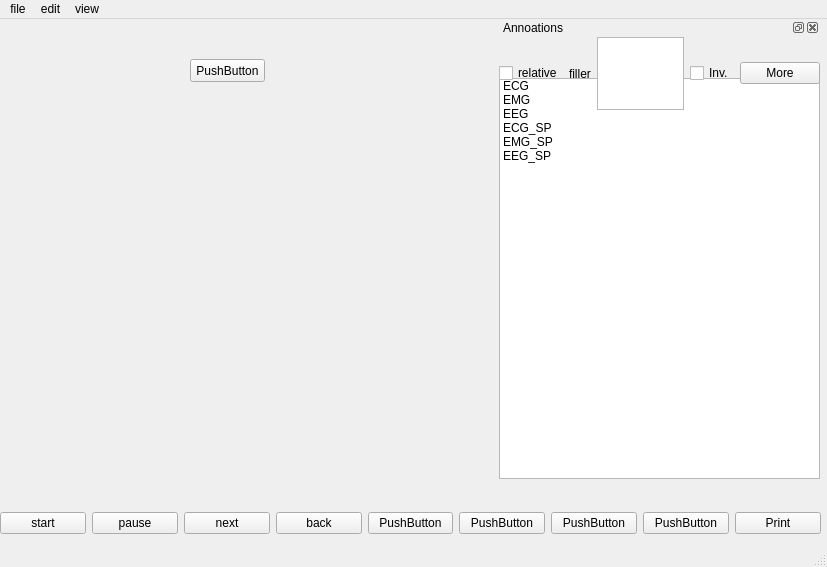
<?xml version="1.0" encoding="UTF-8"?>
<ui version="4.0">
 <class>MainWindow</class>
 <widget class="QMainWindow" name="MainWindow">
  <property name="geometry">
   <rect>
    <x>0</x>
    <y>0</y>
    <width>827</width>
    <height>567</height>
   </rect>
  </property>
  <property name="windowTitle">
   <string>MainWindow</string>
  </property>
  <widget class="QWidget" name="centralwidget">
   <widget class="QWidget" name="horizontalLayoutWidget_2">
    <property name="geometry">
     <rect>
      <x>499</x>
      <y>-1</y>
      <width>321</width>
      <height>461</height>
     </rect>
    </property>
    <layout class="QHBoxLayout" name="horizontalLayout_2">
     <item>
      <widget class="QDockWidget" name="dockWidget_3">
       <property name="windowTitle">
        <string>Annoations</string>
       </property>
       <widget class="QWidget" name="dockWidgetContents_3">
        <widget class="QListWidget" name="listWidget_2">
         <property name="geometry">
          <rect>
           <x>0</x>
           <y>41</y>
           <width>321</width>
           <height>401</height>
          </rect>
         </property>
         <item>
          <property name="text">
           <string>ECG</string>
          </property>
         </item>
         <item>
          <property name="text">
           <string>EMG</string>
          </property>
         </item>
         <item>
          <property name="text">
           <string>EEG</string>
          </property>
         </item>
         <item>
          <property name="text">
           <string>ECG_SP</string>
          </property>
         </item>
         <item>
          <property name="text">
           <string>EMG_SP</string>
          </property>
         </item>
         <item>
          <property name="text">
           <string>EEG_SP</string>
          </property>
         </item>
        </widget>
        <widget class="QWidget" name="horizontalLayoutWidget_3">
         <property name="geometry">
          <rect>
           <x>0</x>
           <y>0</y>
           <width>321</width>
           <height>73</height>
          </rect>
         </property>
         <layout class="QHBoxLayout" name="horizontalLayout_3">
          <item>
           <widget class="QCheckBox" name="checkBox_3">
            <property name="text">
             <string>relative</string>
            </property>
           </widget>
          </item>
          <item>
           <widget class="QLabel" name="label_2">
            <property name="text">
             <string>filler</string>
            </property>
           </widget>
          </item>
          <item>
           <widget class="QTextEdit" name="textEdit_2"/>
          </item>
          <item>
           <widget class="QCheckBox" name="checkBox_4">
            <property name="text">
             <string>Inv.</string>
            </property>
           </widget>
          </item>
          <item>
           <widget class="QPushButton" name="pushButton_2">
            <property name="text">
             <string>More</string>
            </property>
           </widget>
          </item>
         </layout>
        </widget>
       </widget>
      </widget>
     </item>
    </layout>
   </widget>
   <widget class="QWidget" name="verticalLayoutWidget">
    <property name="geometry">
     <rect>
      <x>0</x>
      <y>459</y>
      <width>821</width>
      <height>91</height>
     </rect>
    </property>
    <layout class="QVBoxLayout" name="verticalLayout">
     <item>
      <layout class="QHBoxLayout" name="horizontalLayout_4">
       <item>
        <widget class="QPushButton" name="pushButton_6">
         <property name="text">
          <string>start</string>
         </property>
        </widget>
       </item>
       <item>
        <widget class="QPushButton" name="pushButton_11">
         <property name="text">
          <string>pause</string>
         </property>
        </widget>
       </item>
       <item>
        <widget class="QPushButton" name="pushButton_10">
         <property name="text">
          <string>next</string>
         </property>
        </widget>
       </item>
       <item>
        <widget class="QPushButton" name="pushButton_8">
         <property name="text">
          <string>back</string>
         </property>
        </widget>
       </item>
       <item>
        <widget class="QPushButton" name="pushButton_9">
         <property name="text">
          <string>PushButton</string>
         </property>
        </widget>
       </item>
       <item>
        <widget class="QPushButton" name="pushButton_7">
         <property name="text">
          <string>PushButton</string>
         </property>
        </widget>
       </item>
       <item>
        <widget class="QPushButton" name="pushButton_5">
         <property name="text">
          <string>PushButton</string>
         </property>
        </widget>
       </item>
       <item>
        <widget class="QPushButton" name="pushButton_4">
         <property name="text">
          <string>PushButton</string>
         </property>
        </widget>
       </item>
       <item>
        <widget class="QPushButton" name="pushButton_3">
         <property name="text">
          <string>Print</string>
         </property>
        </widget>
       </item>
      </layout>
     </item>
    </layout>
   </widget>
   <widget class="QPushButton" name="pushButton">
    <property name="geometry">
     <rect>
      <x>190</x>
      <y>40</y>
      <width>75</width>
      <height>23</height>
     </rect>
    </property>
    <property name="text">
     <string>PushButton</string>
    </property>
   </widget>
   <widget class="MpIWedget" name="MpIWedget" native="true">
    <property name="geometry">
     <rect>
      <x>30</x>
      <y>80</y>
      <width>441</width>
      <height>301</height>
     </rect>
    </property>
   </widget>
  </widget>
  <widget class="QMenuBar" name="menubar">
   <property name="geometry">
    <rect>
     <x>0</x>
     <y>0</y>
     <width>827</width>
     <height>21</height>
    </rect>
   </property>
   <widget class="QMenu" name="menufile">
    <property name="title">
     <string>file</string>
    </property>
   </widget>
   <widget class="QMenu" name="menuedit">
    <property name="title">
     <string>edit</string>
    </property>
   </widget>
   <widget class="QMenu" name="menuview">
    <property name="title">
     <string>view</string>
    </property>
   </widget>
   <addaction name="menufile"/>
   <addaction name="menuedit"/>
   <addaction name="menuview"/>
  </widget>
  <widget class="QStatusBar" name="statusbar"/>
 </widget>
 <customwidgets>
  <customwidget>
   <class>MpIWedget</class>
   <extends>QWidget</extends>
   <header>mpiwedget.h</header>
   <container>1</container>
  </customwidget>
 </customwidgets>
 <resources/>
 <connections/>
</ui>
